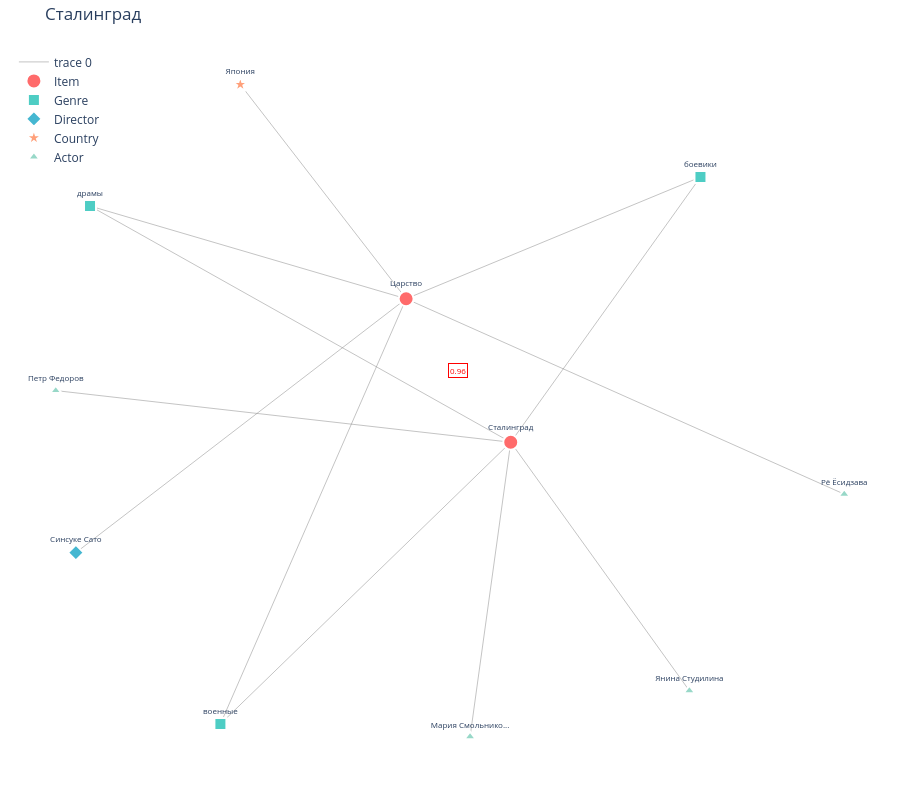

The notebook cell saved with this chart:
### Code cell
# Выбираем два похожих фильма для сравнения
sample_item = np.random.choice(list(item2id.keys()))

# Получаем embedding
with torch.no_grad():
    sample_emb = model_kg.forward(torch.tensor([item2id[sample_item]]), neighbors_kg).cpu().numpy()
    all_item_embs_kg = model_kg.forward(torch.arange(n_users, n_users + n_items), neighbors_kg).cpu().numpy()

# Находим похожий фильм
sims = cosine_similarity(sample_emb, all_item_embs_kg).flatten()
top_similar_idx = np.argsort(-sims)[1]  # Берём второй (первый - сам фильм)
similar_item = id2item[n_users + top_similar_idx]

print(f"Сравниваем два фильма:")
print(f"Фильм 1: {items[items.item_id == sample_item].iloc[0]['title']}")
print(f"  Жанры: {items[items.item_id == sample_item].iloc[0]['genres']}")

print(f"Фильм 2: {items[items.item_id == similar_item].iloc[0]['title']}")
print(f"  Жанры: {items[items.item_id == similar_item].iloc[0]['genres']}")

print(f"Cosine similarity: {sims[top_similar_idx]:.4f}")

# Строим граф сравнения
G_comp = build_comparison_subgraph(
    sample_item,
    similar_item,
    neighbors_kg,
    item2id,
    genre2id,
    director2id,
    country2id,
    actor2id,
    n_users,
    n_nodes
)

print(f"Граф содержит {G_comp.number_of_nodes()} узлов и {G_comp.number_of_edges()} рёбер")

if G_comp.number_of_nodes() > 0:
    fig_comp = visualize_kg_interactive(
        G_comp,
        model_kg,
        neighbors_kg,
        items,
        id2item,
        n_users,
        title="Сравнение двух фильмов через Knowledge Graph"
    )
else:
    print("Нет общих KG entities между фильмами!")

### Figure 1 — Plotly figure (JSON) as saved in the notebook; plotly's stock layout.template omitted (floating-point values rounded to 4 significant figures)
{"data": [{"hoverinfo": "none", "line": {"color": "#888", "width": 0.5}, "mode": "lines", "type": "scatter", "x": [0.03289, -0.377, null, 0.03289, -0.6648, null, 0.03289, 0.6826, null, 0.03289, -0.3331, null, 0.03289, 1, null, 0.03289, -0.696, null, 0.2638, -0.377, null, 0.2638, -0.6648, null, 0.2638, 0.6826, null, 0.2638, -0.7405, null, 0.2638, 0.1741, null, 0.2638, 0.6581, null], "y": [0.3716, -0.7788, null, 0.3716, 0.6226, null, 0.3716, 0.7009, null, 0.3716, 0.9513, null, 0.3716, -0.157, null, 0.3716, -0.3152, null, -0.01652, -0.7788, null, -0.01652, 0.6226, null, -0.01652, 0.7009, null, -0.01652, 0.1232, null, -0.01652, -0.8133, null, -0.01652, -0.6887, null]}, {"hoverinfo": "text", "hovertext": ["<b>Царство</b><br>Жанры: боевики, драмы, историческое, военные<br>ID: 2624", "<b>Сталинград</b><br>Жанры: боевики, драмы, военные<br>ID: 6965"], "marker": {"color": "#FF6B6B", "line": {"color": "white", "width": 2}, "size": 15, "symbol": "circle"}, "mode": "markers+text", "name": "Item", "text": ["Царство", "Сталинград"], "textfont": {"size": 8}, "textposition": "top center", "type": "scatter", "x": [0.03289, 0.2638], "y": [0.3716, -0.01652]}, {"hoverinfo": "text", "hovertext": ["<b>Genre</b><br>военные", "<b>Genre</b><br>драмы", "<b>Genre</b><br>боевики"], "marker": {"color": "#4ECDC4", "line": {"color": "white", "width": 2}, "size": 12, "symbol": "square"}, "mode": "markers+text", "name": "Genre", "text": ["военные", "драмы", "боевики"], "textfont": {"size": 8}, "textposition": "top center", "type": "scatter", "x": [-0.377, -0.6648, 0.6826], "y": [-0.7788, 0.6226, 0.7009]}, {"hoverinfo": "text", "hovertext": ["<b>Director</b><br>Синсуке Сато"], "marker": {"color": "#45B7D1", "line": {"color": "white", "width": 2}, "size": 12, "symbol": "diamond"}, "mode": "markers+text", "name": "Director", "text": ["Синсуке Сато"], "textfont": {"size": 8}, "textposition": "top center", "type": "scatter", "x": [-0.696], "y": [-0.3152]}, {"hoverinfo": "text", "hovertext": ["<b>Country</b><br>Япония"], "marker": {"color": "#FFA07A", "line": {"color": "white", "width": 2}, "size": 12, "symbol": "star"}, "mode": "markers+text", "name": "Country", "text": ["Япония"], "textfont": {"size": 8}, "textposition": "top center", "type": "scatter", "x": [-0.3331], "y": [0.9513]}, {"hoverinfo": "text", "hovertext": ["<b>Actor</b><br>Рё Ёсидзава", "<b>Actor</b><br>Петр Федоров", "<b>Actor</b><br>Мария Смольникова", "<b>Actor</b><br>Янина Студилина"], "marker": {"color": "#98D8C8", "line": {"color": "white", "width": 2}, "size": 10, "symbol": "triangle-up"}, "mode": "markers+text", "name": "Actor", "text": ["Рё Ёсидзава", "Петр Федоров", "Мария Смольнико...", "Янина Студилина"], "textfont": {"size": 8}, "textposition": "top center", "type": "scatter", "x": [1, -0.7405, 0.1741, 0.6581], "y": [-0.157, 0.1232, -0.8133, -0.6887]}], "layout": {"annotations": [{"bgcolor": "rgba(255, 255, 255, 0.8)", "bordercolor": "red", "borderwidth": 1, "font": {"color": "red", "size": 8}, "showarrow": false, "text": "0.96", "x": 0.1484, "y": 0.1776}], "height": 800, "hovermode": "closest", "legend": {"x": 0.01, "xanchor": "left", "y": 0.99, "yanchor": "top"}, "margin": {"b": 20, "l": 5, "r": 5, "t": 40}, "plot_bgcolor": "white", "showlegend": true, "title": {"text": "Сталинград"}, "xaxis": {"showgrid": false, "showticklabels": false, "zeroline": false}, "yaxis": {"showgrid": false, "showticklabels": false, "zeroline": false}}}
